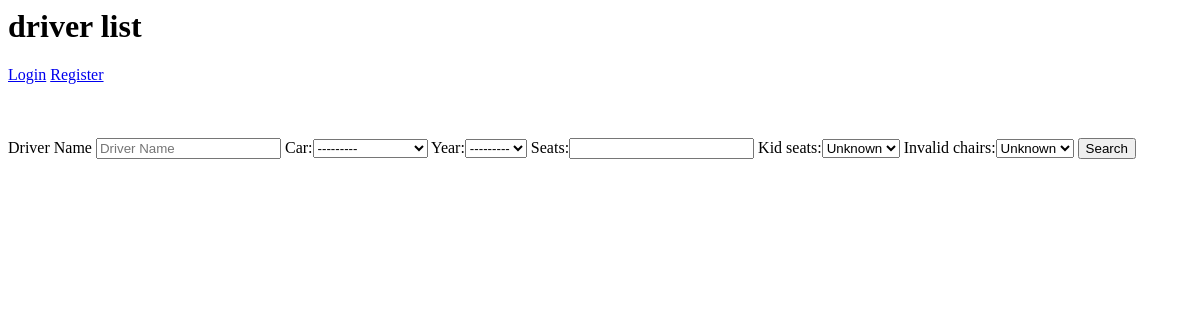
The page /driver_list on the database as committed earlier.
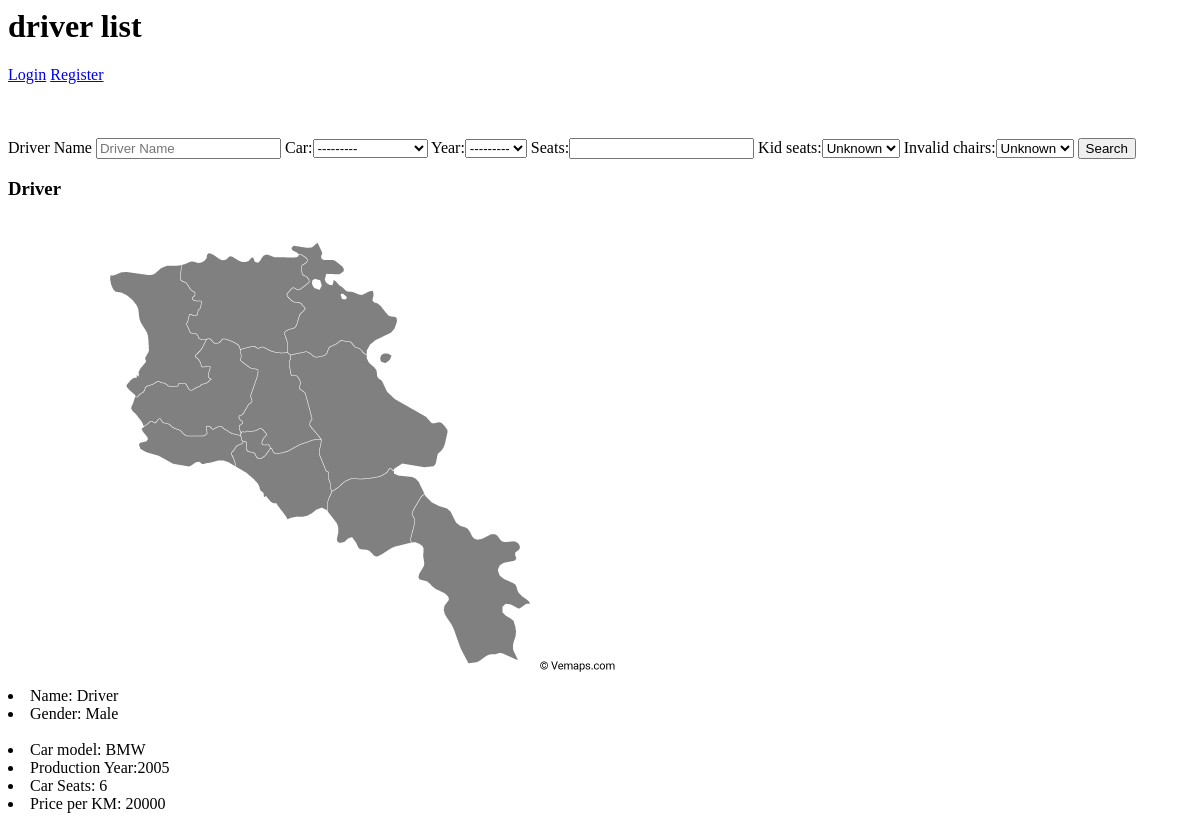
The same page on the database as committed later.
### users/models.py (models this page shows)
class Driver(models.Model):
    user = models.OneToOneField(settings.AUTH_USER_MODEL,
                                on_delete=models.CASCADE, related_name='driver')
    name = models.CharField(max_length=255)
    language = MultiSelectField(_('language'), choices=LANGUAGES_CHOICES)
    about_me = models.CharField(max_length=255)
    profile_image = models.ImageField(upload_to='img', null=True)
    gender = models.IntegerField(choices=GENDER_CHOICES)
    age = models.IntegerField(choices=AGE_CHOICES)
    experience = models.IntegerField()
    free_days = MultiSelectField(choices=WEEK_DAY_CHOICES)
    car = models.IntegerField(choices=CAR_CHOICES,)
    production_year = models.IntegerField(_('year'), choices=year_choices())
    seats = models.IntegerField()
    kid_seats = models.BooleanField(default=False)
    invalid_chairs = models.BooleanField(default=False)
    price_per_km = models.IntegerField()

### users/views.py (the view)
# urls.py: path('driver_list', views.driver_list, name='driver_list'),
def driver_list(request):
    def func_valid_input(key):
        try:
            name = request.POST[key]
        except:
            name = False
        return name
    drivers = Driver.objects.all().prefetch_related("aa")
    driver_filter = DriverFilter(request.POST, queryset=drivers)
    name = func_valid_input('DriverSearch')
    if name:
        drivers = drivers.filter(name__contains=F"{name}")
    context = {'drivers':drivers, 'driver_filter': driver_filter}
    return render(request, 'users/driver_list.html', context)

### users/templates/users/driver_list.html (shortened to what this page needs)
{% load static %}
<h1>driver list</h1>
<div>
    {% if request.user.is_authenticated %}
      <a class="log">{{ user.email }}</a>
      <a class="log" href="{% url 'logout' %}">Logout</a>
    {% else %}
      <a class="log" href="{% url 'login' %}">Login</a>
      <a class="reg" href="{% url 'reg_home' %}">Register</a>
    {% endif %}
  </div>
<div>
    <form method="POST">
      <label>Driver Name</label>
      <input type="text" name="DriverSearch" placeholder="Driver Name">
      {{ driver_filter.form }}
      <button type="submit" name="search">Search</button>
    </form>
  </div>
{% for i in drivers %}
<h3>Driver</h3>
<img src="{{i.profile_image.url}}" alt="jhsajd">
<li>
	Name: {{i.name}}
</li>
<li>
  Gender: {{i.get_gender_display}}
</li>
<li>
	Car model: {{ i.get_car_display }}
</li>
<li>
	Production Year:{{ i.get_production_year_display }}
</li>
<li>
	Car Seats: {{ i.seats }}
</li>
<li>
	Price per KM: {{ i.price_per_km }}
</li>
{% endfor %}

Rows that differ between the two databases and show on the page:
added Driver: profile_image (picture), name "Driver", gender "Male", car "BMW", production_year "2005", seats "6", price_per_km "20000"
